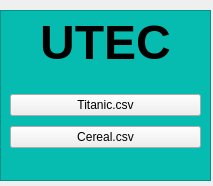
<?xml version="1.0" encoding="UTF-8"?>
<ui version="4.0">
 <class>Form</class>
 <widget class="QWidget" name="Form">
  <property name="geometry">
   <rect>
    <x>0</x>
    <y>0</y>
    <width>213</width>
    <height>186</height>
   </rect>
  </property>
  <property name="windowTitle">
   <string>Form</string>
  </property>
  <widget class="QTextBrowser" name="titulo">
   <property name="geometry">
    <rect>
     <x>0</x>
     <y>10</y>
     <width>211</width>
     <height>171</height>
    </rect>
   </property>
   <property name="styleSheet">
    <string notr="true">background: rgba(6,187,176,1)</string>
   </property>
   <property name="html">
    <string>&lt;!DOCTYPE HTML PUBLIC &quot;-//W3C//DTD HTML 4.0//EN&quot; &quot;http://www.w3.org/TR/REC-html40/strict.dtd&quot;&gt;
&lt;html&gt;&lt;head&gt;&lt;meta name=&quot;qrichtext&quot; content=&quot;1&quot; /&gt;&lt;style type=&quot;text/css&quot;&gt;
p, li { white-space: pre-wrap; }
&lt;/style&gt;&lt;/head&gt;&lt;body style=&quot; font-family:'Ubuntu'; font-size:10pt; font-weight:400; font-style:normal;&quot;&gt;
&lt;p align=&quot;center&quot; style=&quot; margin-top:0px; margin-bottom:0px; margin-left:0px; margin-right:0px; -qt-block-indent:0; text-indent:0px;&quot;&gt;&lt;span style=&quot; font-size:36pt; font-weight:600;&quot;&gt;UTEC&lt;/span&gt;&lt;/p&gt;&lt;/body&gt;&lt;/html&gt;</string>
   </property>
  </widget>
  <widget class="QWidget" name="layoutWidget">
   <property name="geometry">
    <rect>
     <x>10</x>
     <y>90</y>
     <width>191</width>
     <height>64</height>
    </rect>
   </property>
   <layout class="QGridLayout" name="gridLayout">
    <item row="0" column="0">
     <widget class="QPushButton" name="btn_titanic">
      <property name="text">
       <string>Titanic.csv</string>
      </property>
     </widget>
    </item>
    <item row="1" column="0">
     <widget class="QPushButton" name="btn_cereal">
      <property name="text">
       <string>Cereal.csv</string>
      </property>
     </widget>
    </item>
   </layout>
  </widget>
 </widget>
 <resources/>
 <connections/>
</ui>
